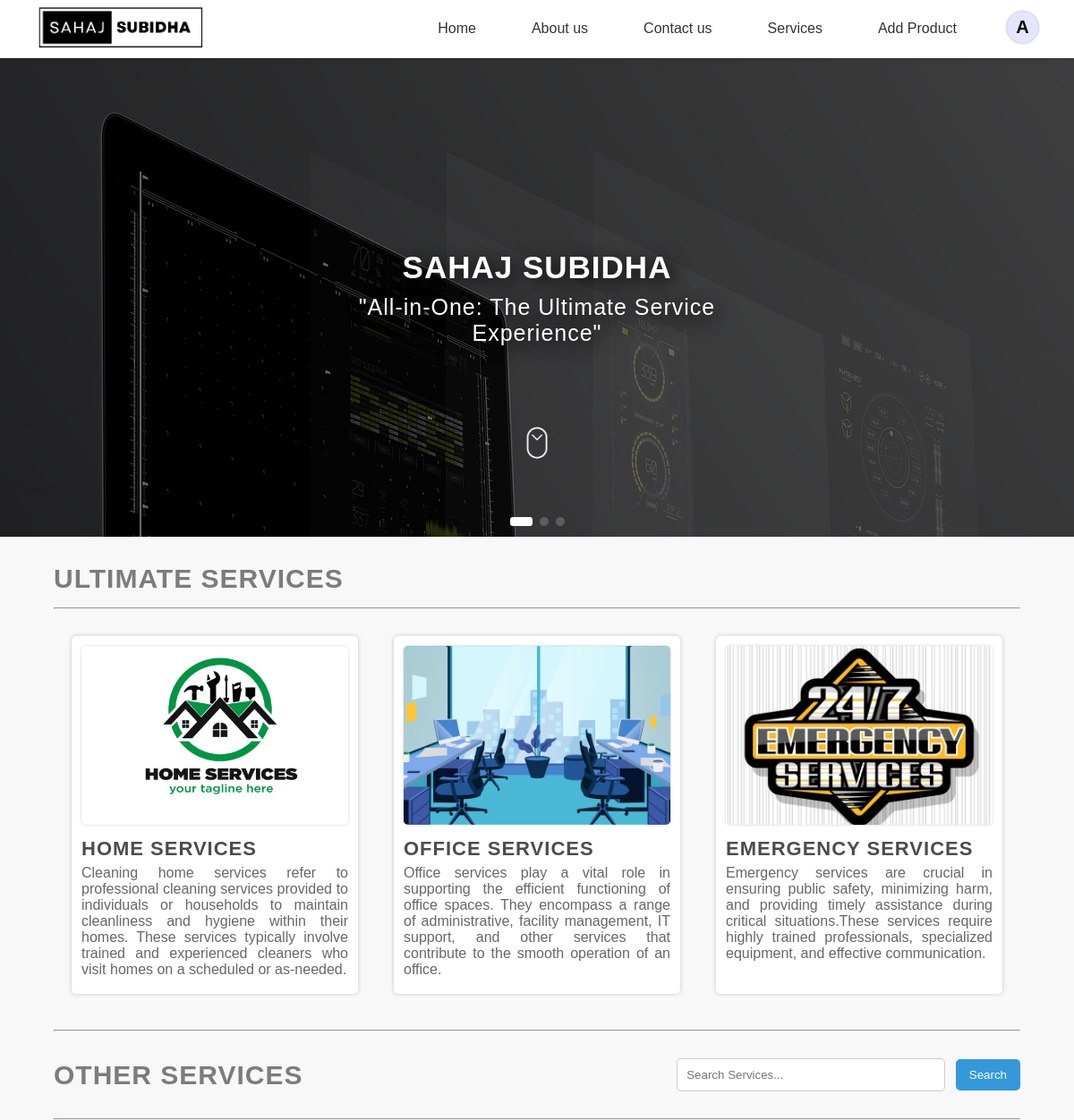
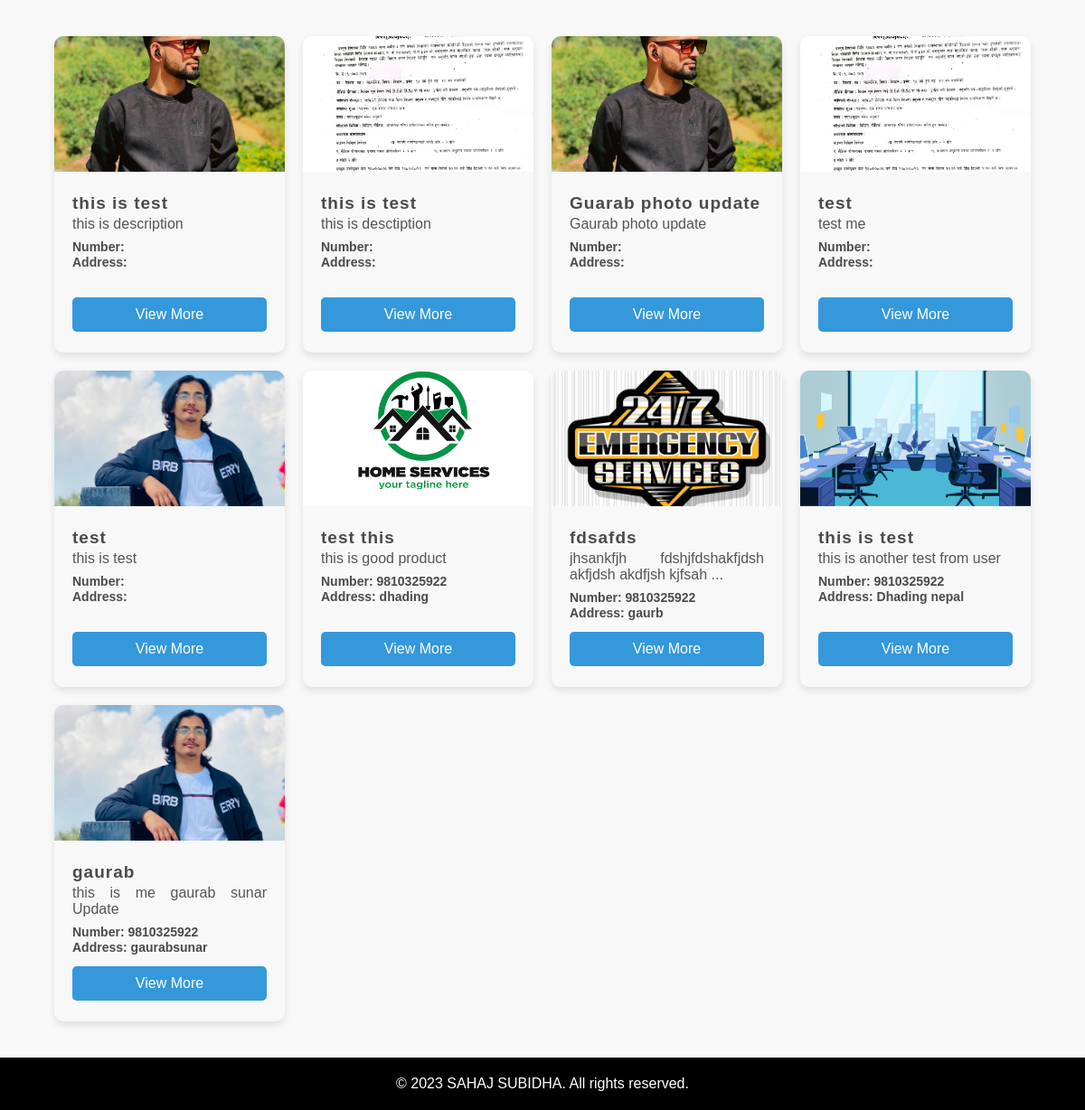
Page / (signed in) on the committed database (2 pictures, top to bottom).
### tables this page shows
CREATE TABLE `category` (
  `id` int(11) NOT NULL,
  `category` varchar(255) DEFAULT NULL,
  `date` datetime DEFAULT current_timestamp()
);

CREATE TABLE `producttable` (
  `id` int(11) NOT NULL,
  `categoryid` int(11) DEFAULT NULL,
  `subcategoryid` int(11) DEFAULT NULL,
  `name` varchar(255) DEFAULT NULL,
  `description` varchar(1023) DEFAULT NULL,
  `image` varchar(255) DEFAULT NULL,
  `date` datetime DEFAULT current_timestamp(),
  `userid` int(11) DEFAULT NULL,
  `phnumber` varchar(255) DEFAULT NULL,
  `address` varchar(255) DEFAULT NULL
);

### index.php (the view, shortened to what this page needs)
<?php
$servername = "localhost";
$username = "root";
$password = "";
$dbname = "prabeshraul";
$conn = new mysqli($servername, $username, $password, $dbname);
$sqlProduct = "SELECT c.category AS category, c.id AS categoryId, s.subcategory AS subcategory, s.id AS subcategoryId,
                      p.id AS productId, p.name AS productName, p.description AS productDescription,
                       p.image, p.date, p.userId, p.id AS id, p.phnumber AS phnumber, p.address AS address
                      FROM
    producttable AS p
LEFT JOIN
    category AS c ON c.id = p.categoryId
LEFT JOIN
    subcategory AS s ON s.id = p.subcategoryId LIMIT 10
    ";
$resultProduct = $conn->query($sqlProduct);
?>
<!DOCTYPE html>
<html lang="en">
<head>
  <link rel="stylesheet" href="./css/style111.css">
  <link rel="stylesheet" href="https://unpkg.com/swiper/swiper-bundle.min.css" />
  <link rel="stylesheet" href="./css/Service.css">
</head>
<body>
  <?php include "./common/Navigation.php" ?>
  <main>
    <div class="swiper-container">
      <div class="swiper-wrapper">
        <div class="swiper-slide h1 firstSlide slides">
          <img src="./images/img1.jpg" alt="first hero" class="imageHero">
          <div class="contentHero">
            <div class="content">
              <h2>SAHAJ SUBIDHA</h2>
              <p>"All-in-One: The Ultimate Service Experience"</p>
            </div>
          </div>
        </div>
      </div>
      <div id="scrollImg">
        <img class="scrollImgTag" src="./images/scroll.gif" alt="" onclick="scrollDownClk()">
      </div>
      <div class="swiper-pagination"></div>
    </div>
  </main>
  <div class="Servicecontainer">
    <div class="maincontainer">
      <div class="mid">
        <h2>Ultimate Services</h2>
      </div>
      <hr>
      <section class="cards">
        <div class="item">
          <a href="./Services.php?service=Home+services">
            <img src="./images/Homeservice.jpg" alt="Image 1">
            <div class="contentCard">
              <h2>Home Services</h2>
              <p>Cleaning home services refer to professional
                cleaning
                services provided to individuals or households to
                maintain cleanliness and hygiene within their homes.
                These services typically involve trained and experienced cleaners who visit homes on a scheduled or
                as-needed.</p>
            </div>
        </div>
        <div class="item">
          <a href="./Services.php?service=Office+services">
            <img src="./images/officeService.jpg" alt="Image 2">
            <div class="contentCard">
              <h2>Office Services</h2>
              <p>Office services play a vital role in supporting the efficient functioning of office spaces. They
                encompass
                a
                range of administrative, facility management, IT support, and other services that contribute to the
                smooth
                operation of an office.</p>
            </div>
        </div>
        <div class="item">
          <a href="./Services.php?service=Emergency+services">
            <img src="./images/EmergencyService.jpg" alt="Image 3">
            <div class="contentCard">
              <h2>Emergency Services</h2>
              <p>Emergency services are crucial in ensuring public safety, minimizing harm, and providing timely
                assistance
                during critical situations.These services require highly trained professionals, specialized equipment,
                and
                effective communication.</p>
            </div>
        </div>
      </section>
    </div>
  </div>
  <div class="other-services">
    <div class="contentServiceAll">
      <hr>
      <div class="mid">
        <h2>Other Services</h2>
        <form>
          <input type="text" name="search" id="search" placeholder="Search Services...">
          <button type="submit">Search</button>
        </form>
      </div>
      <hr>
      <div class="allservices">
        <?php
        if ($resultProduct->num_rows > 0) {
          while ($row = $resultProduct->fetch_assoc()) {
            $productDescription = $row['productDescription'];
            $limitedDescription = strlen($productDescription) > 50 ? substr($productDescription, 0, 50) . '...' : $productDescription;
            echo '
        <div class="card" style="max-width: 350px; height: 350px; overflow:hidden;">
            <img src="http://localhost/SahajSubidha/dashboard/' . $row['image'] . '">
            <div class="card-content">
                <div style="height: 115px; overflow: hidden;">
                    <h2 style="font-size: 19px;">' . $row['productName'] . '</h2>
                    <p>' . $limitedDescription . '</p>
                    <div id="detail">
                      <p>Number: ' . $row['phnumber'] . '</p>
                      <p>Address: ' . $row['address'] . '</p>
                    </div>
                </div>
                <a href="./singleproduct.php?view-product=' . $row['id'] . '" class="order-btn">View More</a>
            </div>
        </div>';
          }
        }
        ?>
      </div>
    </div>
  </div>
  <footer>
    <div class="footer-bottom">
      <p>&copy; 2023 SAHAJ SUBIDHA. All rights reserved.</p>
    </div>
  </footer>
</body>
</html>

### common/Navigation.php (shortened to what this page needs)
<?php
$servername = "localhost";
$username = "root";
$password = "";
$dbname = "prabeshraul";
$conn = new mysqli($servername, $username, $password, $dbname);
$userId = 0;
$userName = "User";
$userEmail = "user@gmail.com";
if (isset($_SESSION['id'], $_SESSION['name'], $_SESSION['email'], $_SESSION['phNumber'], $_SESSION['privilege'])) {
    $userId = $_SESSION['id'];
    $userName = $_SESSION['name'];
    $userEmail = $_SESSION['email'];
}
$sql = "SELECT id, category, date FROM category";
$result = $conn->query($sql);
?>
<!DOCTYPE html>
<html lang="en">
<head>
</head>
<body>
    <header class="header" style="z-index:1000000;">
        <div class="logo">
            <a href="./index.php"><img src="./common/logo.png" alt="Logo: Sahaj-Subidha"></a>
        </div>
        <nav class="nav-menu">
            <ul>
                <?php
                if ($result->num_rows > 0) {
                    while ($row = $result->fetch_assoc()) {
                        $categoryLink = strtolower($row['category']) == "home" ? './index' : './' . strtolower($row['category']);
                        $words = explode(' ', $categoryLink);
                        if ($categoryLink == './about us') {
                            $hrefValue = 'about';
                        } elseif ($categoryLink == './contact us') {
                            $hrefValue = 'contact';
                        } else {
                            $hrefValue = $words[0];
                        }
                        if ($userId < 1 && strtolower($row['category']) != "add product") {
                            echo '<li class="dropdown IndexPageActive">
                <a href="' . $hrefValue . '.php" class="dropbtn" onmouseover="onHoverFunction(' . $row['id'] . ')">' . $row['category'] . '</a></li>';
                        } elseif ($userId >= 1) {
                            echo '<li class="dropdown IndexPageActive">
                <a href="' . $hrefValue . '.php" class="dropbtn" onmouseover="onHoverFunction(' . $row['id'] . ')">' . $row['category'] . '</a></li>';
                        }
                    }
                }
                ?>
                <?php
                echo $userId < 1 ? '
                    <div id="login">
                        <a href="./auth/login.php">Login</a>
                    </div>
                ' : '
                    <div id="profile">
                        <div id="OuterProfile" onclick="profileClick()">' . strtoupper(substr($userName, 0, 1)) . '</div>
                        <div id="outerlayer">
                            <div id="userProfile">
                                <div class="topdata">
                                    <div class="imageProfile">' . strtoupper(substr($userName, 0, 1)) . '</div>
                                    <div class="userData">
                                        <div id="userName">' . $userName . '</div>
                                        <div id="userEmail">' . $userEmail . '</div>
                                    </div>
                                </div>
                                <p>
                                    Lorem ipsum dolor sit amet consectetur adipisicing elit. Quam, laboriosam?
                                </p>
                                <div id="buttons">
                                    <div><a href="./add.php">Your Posts</a></div>
                                    <div><a href="?logout=' . $userId . '" class="danger">Logout</a></div>
                                </div>
                            </div>
                        </div>
                    </div>
                ';
                ?>
            </ul>
        </nav>
    </header>
</body>
</html>

### css/style111.css (style rules this page uses)
* { box-sizing: border-box; margin: 0; padding: 0; }
body { font-family: "Montserrat", sans-serif; }
.header { display: flex; justify-content: space-between; align-items: center; padding: 5px 40px; background-color: rgb(255, 255, 255); box-shadow: 0px 2px 5px rgba(0, 0, 0, 0.1); z-index: 99; position: fixed; top: 0; left: 0; width: 100%; }
.logo { display: flex; align-items: center; transform: scale(1); transform-origin: right; box-shadow: transparent; }
.logo img { height: 50px; margin-right: 10px; }
.nav-menu ul { display: flex; list-style: none; }
.nav-menu li { margin-left: 20px; }
.nav-menu a { position: relative; font-size: 1em; font-weight: 500; color: #333; text-decoration: none; margin-left: 10px; }
.nav-menu a::after { content: ""; position: absolute; left: 0; bottom: 2px; width: 100%; height: 3px; background: #000000; border-radius: 4px; transform-origin: left; transform: scaleX(0); transition: 0.5s; }
main { padding-top: 65px; text-align: center; height: 75vh; overflow: hidden; position: relative; }
.contentHero { display: flex; align-items: center; justify-content: center; }
.content { max-width: 500px; display: flex; gap: 10px; flex-direction: column; }
main h2 { color: white; letter-spacing: 1px; font-size: 35px; text-shadow: 5px 5px 20px rgb(0, 0, 0); }
main p { font-size: 25px; text-shadow: 5px 5px 20px rgb(0, 0, 0); text-align: center; color: white; font-weight: 300; letter-spacing: 1px; }
.swiper-container { width: 100%; height: 100%; }
.swiper-slide { text-align: center; padding: 50px; background-color: red; }
li a { display: block; color: #000000; text-align: center; padding: 14px 16px; text-decoration: none; }
li.dropdown { position: relative; }
main, section { margin-bottom: 0; padding-bottom: 0; }
.slides { position: relative; background-color: black; }
.contentHero { z-index: 10; position: absolute; inset: 0; }
.imageHero { position: absolute; inset: 0; z-index: 1; opacity: 0.4; object-fit: contain !important; }
#scrollImg { z-index: 100000; position: absolute; bottom: 80px; display: flex; align-items: center; justify-content: center; width: 100%; }
.scrollImgTag { height: 50px; width: 50px; cursor: pointer; }
.mid { background-color: #000000; color: #ffffff; margin: 50px; text-align: center; }
.item { width: 300px; margin: 20px; padding: 20px; border: 1px solid #ffffff51; text-align: center; background-color: #ffffff; color: #000000; transition: transform 0.2s ease; text-decoration: none; }
.item a { text-decoration: none !important; color: black; }
.item img { width: 100%; max-height: 200px; object-fit: cover; margin-bottom: 10px; }
.item h2 { margin-top: 0; color: #000000; text-decoration: none; }
.item p { text-decoration: none; color: black; margin-bottom: 0; }
footer { background-color: #ffffff; color: #000000; }
.footer-bottom { text-align: center; background-color: #000000; color: #ffffff; padding: 20px 0; }

### common/Navigation.php (style rules this page uses)
.nav-menu { display: flex; align-items: center; height: 100%; }
#OuterProfile { display: flex; align-items: center; justify-content: center; height: 35px; width: 35px; border-radius: 50%; font-weight: 600; font-size: 20px; box-shadow: 0 0 3px 0 rgba(0, 0, 0, 0.4); background-color: rgba(0, 0, 255, 0.1); margin-left: 40px; cursor: pointer; margin-top: 4px; }

### rows in the picture
category: category "Home"
category: category "About us"
category: category "Contact us"
category: category "Services"
category: category "Add Product"
producttable: image (picture), name "this is test", description "this is description"
producttable: image (picture), name "this is test", description "this is desctiption"
producttable: image (picture), name "Guarab photo update", description "Gaurab photo update"
producttable: image (picture), name "test", description "test me"
producttable: image (picture), name "test", description "this is test"
producttable: image (picture), name "test this", description "this is good product", phnumber "9810325922", address "dhading"
producttable: image (picture), name "fdsafds", description "jhsankfjh fdshjfdshakfjdsh akfjdsh akdfjsh kjfsah ...", phnumber "9810325922", address "gaurb"
producttable: image (picture), name "this is test", description "this is another test from user", phnumber "9810325922", address "Dhading nepal"
producttable: image (picture), name "gaurab", description "this is me gaurab sunar Update", phnumber "9810325922", address "gaurabsunar"

### other values in the picture
substr($userName, 0, 1) "A"
